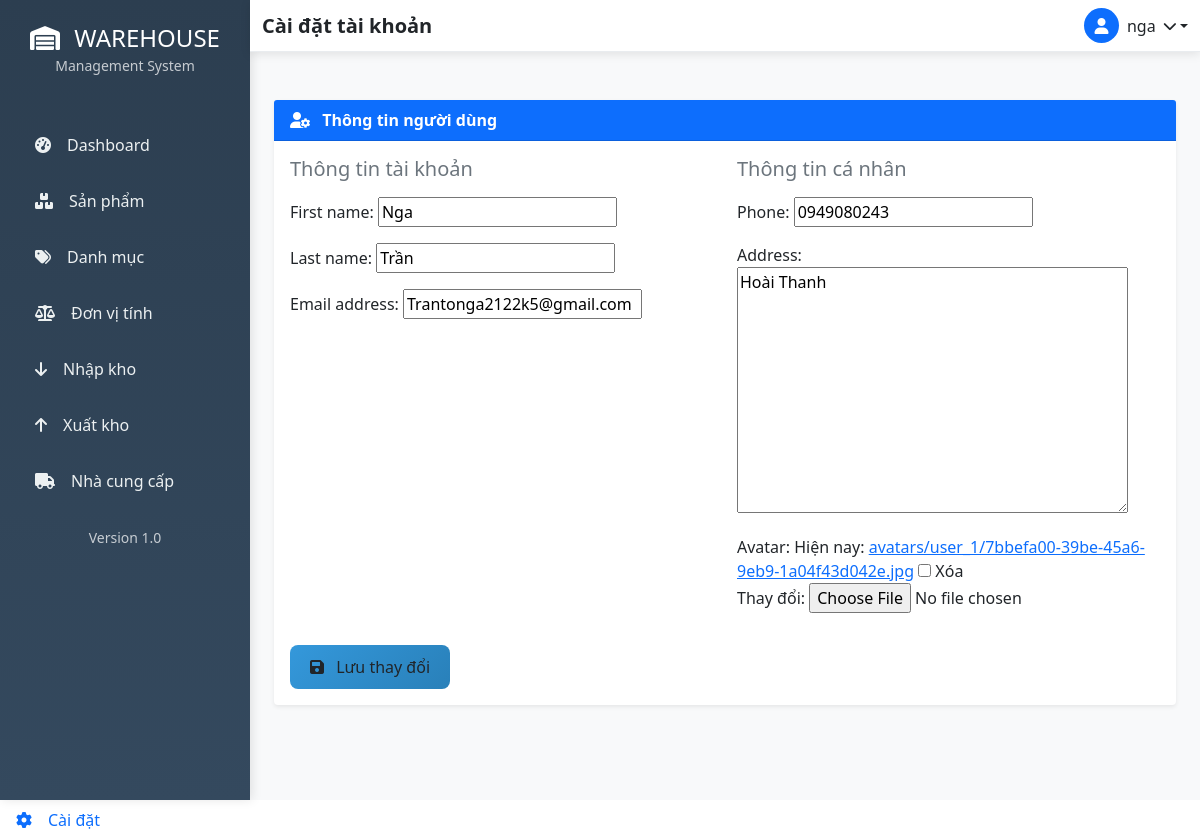
Screenshot of /settings_app/profile/ (signed in) with the database file from the repository.
### accounts/models.py (models this page shows, shortened)
class NguoiDung(AbstractUser):
    ho_ten = models.CharField(max_length=100, blank=True)
    vai_tro = models.CharField(max_length=20, choices=[
        ('admin', 'Quản trị viên'),
        ('manager', 'Quản lý'),
        ('staff', 'Nhân viên'),
    ], default='staff')
    trang_thai = models.BooleanField(default=True)

### settings_app/models.py (models this page shows, shortened)
class Profile(models.Model):
    user = models.OneToOneField(settings.AUTH_USER_MODEL, on_delete=models.CASCADE, related_name='profile')
    avatar = models.ImageField(upload_to='avatars/', blank=True, null=True)
    phone = models.CharField(max_length=20, blank=True, null=True)
    address = models.TextField(blank=True, null=True)

### settings_app/views.py (the view)
# urls.py: path('profile/', views.profile_view, name='profile'),
@login_required
def profile_view(request):
    user = request.user
    Profile.objects.get_or_create(user=user)
    if request.method == 'POST':
        uform = UserEditForm(request.POST, instance=user)
        pform = ProfileEditForm(request.POST, request.FILES, instance=user.profile)
        if uform.is_valid() and pform.is_valid():
            uform.save()
            pform.save()
            messages.success(request, "Cập nhật hồ sơ thành công.")
            return redirect('settings:profile')
    else:
        uform = UserEditForm(instance=user)
        pform = ProfileEditForm(instance=user.profile)
    return render(request, 'settings_app/profile.html', {'uform': uform, 'pform': pform})

### settings_app/forms.py
class UserEditForm(forms.ModelForm):
    class Meta:
        model = User
        fields = ['first_name', 'last_name', 'email']

class ProfileEditForm(forms.ModelForm):
    class Meta:
        model = Profile
        fields = ['phone', 'address', 'avatar']

### templates/settings_app/profile.html (shortened to what this page needs)
<!DOCTYPE html>
<html lang="en">
<head>
</head>
<body>
{% extends "base.html" %}
{% load static %}
{% block page_title %}Cài đặt tài khoản{% endblock %}
{% block content %}
<div class="container mt-4">
    <div class="card shadow-sm border-0">
        <div class="card-header bg-primary text-white fw-bold">
            <i class="fas fa-user-cog me-2"></i> Thông tin người dùng
        </div>
        <div class="card-body">
            <form method="POST" enctype="multipart/form-data">
                <div class="row">
                    <div class="col-md-6">
                        <h5 class="text-secondary mb-3">Thông tin tài khoản</h5>
                        {{ uform.as_p }}
                    </div>
                    <div class="col-md-6">
                        <h5 class="text-secondary mb-3">Thông tin cá nhân</h5>
                        {{ pform.as_p }}
                    </div>
                </div>
                <button type="submit" class="btn btn-primary-custom mt-3">
                    <i class="fas fa-save me-2"></i> Lưu thay đổi
                </button>
            </form>
        </div>
    </div>
</div>
{% endblock %}

### templates/base.html (shortened to what this page needs)
{% load static %}
<html lang="vi">
<head>
    <link href="https://cdn.jsdelivr.net/npm/bootstrap@5.1.3/dist/css/bootstrap.min.css" rel="stylesheet">
    <link rel="stylesheet" href="https://cdnjs.cloudflare.com/ajax/libs/font-awesome/6.0.0/css/all.min.css">
</head>
<body>
    {% if user.is_authenticated %}
    <div class="d-flex">
        <div class="sidebar">
            <div class="sidebar-header text-center py-4">
                <h4 class="text-white mb-0">
                    <i class="fas fa-warehouse me-2"></i>
                    WAREHOUSE
                </h4>
                <small class="text-light opacity-75">Management System</small>
            </div>
            <nav class="nav flex-column mt-3">
                <a class="nav-link {% if request.resolver_match.url_name == 'dashboard' %}active{% endif %}"
                   href="{% url 'dashboard' %}">
                    <i class="fas fa-tachometer-alt me-3"></i>Dashboard
                </a>
                <a class="nav-link {% if 'product' in request.path %}active{% endif %}"
                   href="{% url 'product_list' %}">
                    <i class="fas fa-boxes me-3"></i>Sản phẩm
                </a>
                <a class="nav-link {% if 'category' in request.path %}active{% endif %}"
                   href="{% url 'category_list' %}">
                    <i class="fas fa-tags me-3"></i>Danh mục
                </a>
                <a class="nav-link {% if 'unit' in request.path %}active{% endif %}"
                   href="{% url 'unit_list' %}">
                    <i class="fas fa-balance-scale me-3"></i>Đơn vị tính
                </a>
                <a class="nav-link {% if 'nhap' in request.path %}active{% endif %}"
                   href="{% url 'inventory:danh_sach_nhap' %}">
                    <i class="fas fa-arrow-down me-3"></i>Nhập kho
                </a>
                <a class="nav-link {% if 'xuat' in request.path %}active{% endif %}"
                   href="{% url 'inventory:danh_sach_xuat' %}">
                    <i class="fas fa-arrow-up me-3"></i>Xuất kho
                </a>
                <a class="nav-link" href="/doi-tac/nha-cung-cap/">
                    <i class="fas fa-truck me-3"></i>Nhà cung cấp
                </a>
            </nav>
            <div class="sidebar-footer mt-auto p-3">
                <div class="text-center">
                    <small class="text-light opacity-75">Version 1.0</small>
                </div>
            </div>
        </div>
        <div class="main-content flex-grow-1">
            <nav class="navbar navbar-custom navbar-expand-lg">
                <div class="container-fluid">
                    <div class="d-flex align-items-center">
                        <h5 class="mb-0 text-dark fw-bold">{% block page_title %}Dashboard{% endblock %}</h5>
                    </div>
            <div class="d-flex align-items-center">
            <div class="dropdown">
                <a href="#" class="dropdown-toggle text-dark text-decoration-none d-flex align-items-center"
                   id="userDropdown" data-bs-toggle="dropdown" aria-expanded="false">
                    <div class="bg-primary rounded-circle d-flex align-items-center justify-content-center me-2"
                         style="width: 35px; height: 35px;">
                        <i class="fas fa-user text-white"></i>
                    </div>
                    <span class="me-2">{{ user.username }}</span>
                    <i class="fas fa-chevron-down small"></i>
                </a>
            </div>
        </div>
                </div>
            </nav>
            <div class="container-fluid py-4">
                {% block content %}
                {% endblock %}
            </div>
        </div>
    </div>
    {% else %}
    <div class="auth-wrapper">
        {% block auth_content %}
        {% endblock %}
    </div>
    {% endif %}
        <a class="nav-link {% if 'settings' in request.path %}active{% endif %}"
            href="{% url 'settings:profile' %}">
         <i class="fas fa-cog me-3"></i>Cài đặt
        </a>
</body>
</html>

### templates/base.html (style rules this page uses)
:root { --primary-color: #2c3e50; --secondary-color: #34495e; --accent-color: #3498db; --sidebar-width: 250px; }
.sidebar { background: linear-gradient(180deg, var(--primary-color) 0%, var(--secondary-color) 100%); min-height: 100vh; width: var(--sidebar-width); position: fixed; left: 0; top: 0; box-shadow: 2px 0 10px rgba(0,0,0,0.1); }
.sidebar .nav-link { color: #ecf0f1; padding: 12px 20px; border-radius: 8px; margin: 4px 15px; transition: all 0.3s ease; font-weight: 500; }
.main-content { margin-left: var(--sidebar-width); min-height: 100vh; background-color: #f8f9fa; }
.navbar-custom { background: white !important; box-shadow: 0 2px 10px rgba(0,0,0,0.1); border-bottom: 1px solid #e9ecef; }
.btn-primary-custom { background: linear-gradient(135deg, var(--accent-color), #2980b9); border: none; border-radius: 8px; padding: 10px 20px; font-weight: 500; transition: all 0.3s ease; }

### rows the page displays
NguoiDung: username "nga", first_name "Nga", last_name "Trần", email "Trantonga2122k5@gmail.com"
Profile: phone "0949080243", address "Hoài Thanh"
